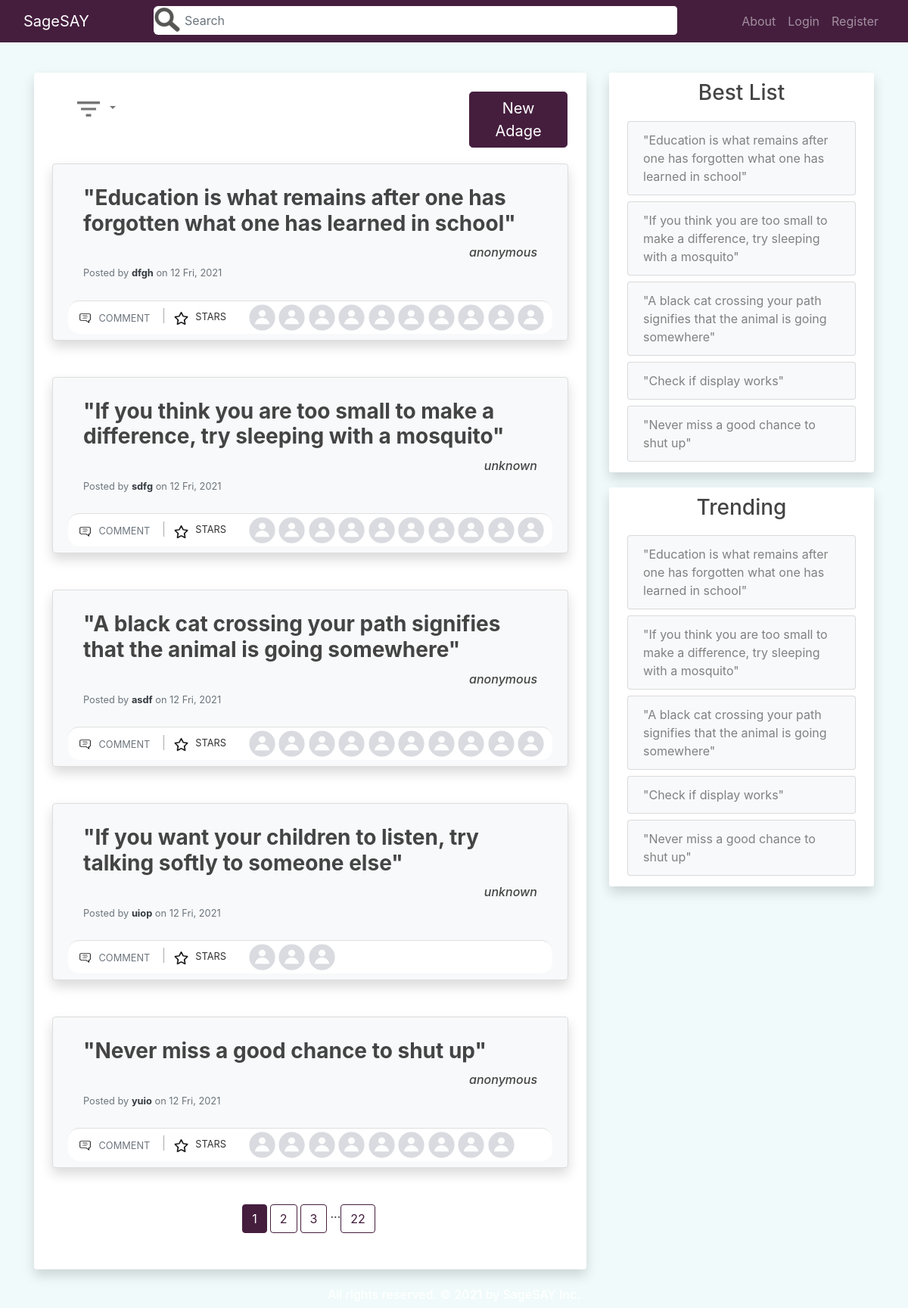
The page /home on the database its author committed.
### quotes_app/models.py (models this page shows, shortened)
class User(db.Model, UserMixin):
    id = db.Column(db.Integer, primary_key=True)
    username = db.Column(db.String(20), unique=True, nullable=False)
    email = db.Column(db.String(120), unique=True, nullable=False)
    image_file = db.Column(db.String(20), nullable=False, default='default.jpg')
    password = db.Column(db.String(60), nullable=False)
    posts = db.relationship('Post', backref='posted_by', lazy=True)
    comments = db.relationship('Comment', backref='comment_author', lazy=True)
    likes = db.relationship('Like', backref='like_author', lazy=True)
    more_info = db.relationship('MoreInfoUser', backref='info_author', lazy=True)
    like_comments = db.relationship('LikeComment', backref='like_comment_author', lazy=True)

class Post(db.Model):
    id = db.Column(db.Integer, primary_key=True)
    author = db.Column(db.String(100), nullable=False, default='Anonymous')
    content = db.Column(db.Text, nullable=False)
    date_posted = db.Column(db.DateTime, nullable=False, default=dt.utcnow)
    user_id = db.Column(db.Integer, db.ForeignKey('user.id'), nullable=False)
    comments = db.relationship('Comment', backref='comment_post', lazy=True)
    likes = db.relationship('Like', backref='like_post', lazy=True)

### quotes_app/main/routes.py (the view, shortened to what this page needs)
@main.route("/", methods=['GET', 'POST'])
@main.route("/home", methods=['GET', 'POST'])
def home():
    schform = SearchForm()
    page = request.args.get('page', 1, type=int)
    sort = request.args.get('srt', 'n', type=str)
    if schform.schsubmit.data and schform.validate_on_submit():
        if schform.query.data != '':
            return redirect(url_for('main.home', sch=schform.query.data))
        else:
            return redirect(url_for('main.home', page=page, srt=sort))
    post_id = request.args.get('star', type=int)
    search = request.args.get('sch', type=str)
    posts = prepare_posts(search, sort)
    num_pages = prepare_num_pages(posts, page, PER_PAGE)
    posts_data = prepare_posts_display(posts[(page-1)*PER_PAGE:page*PER_PAGE], 10)
    best_posts = get_best_posts(BEST_TREND)
    trend_posts = get_trending(BEST_TREND)
    if search:
        schform.query.data = search
    return render_template('main/home.html', posts_data=posts_data, num_pages=num_pages,
        schform=schform, best_posts=best_posts, trend_posts=trend_posts, page=page,
        search=search, sort=sort)

### quotes_app/main/forms.py
class SearchForm(FlaskForm):
    query = StringField('Search')
    schsubmit = SubmitField('Go')

### quotes_app/main/utils.py (called while the page is built, shortened)
def prepare_posts_display(posts, size):
    posts_data = []
    for post in posts:
        post_info = []
        likes = Like.query.filter_by(like_post=post).limit(size).all()
        for like in likes:
            post_info.append(User.query.get(like.user_id))
        post_info.append(post)
        starred = None
        if current_user.is_authenticated:
            starred = Like.query.filter_by(like_post=post, like_author=current_user).first()
        if starred:
            post_info.append(True)
        else:
            post_info.append(False)
        posts_data.append(post_info)
    return posts_data

def prepare_posts(search, sort):
    if sort not in ['n', 't', 'tr']:
        abort(400)
    if search:
        posts = Post.query.filter(Post.content.like("%{}%".format(search)))
    else:
        posts = Post.query
    if sort == 'n':
        posts = posts.order_by(Post.date_posted.desc()).all()
    elif sort == 't':
        sub_query = Like.query.with_entities(Like.post_id,
            func.count(Like.user_id).label('sum_likes')).group_by(Like.post_id).subquery()
        posts = posts.with_entities(Post).join(sub_query,Post.id==sub_query.c.post_id,
            isouter=True).order_by(sub_query.c.sum_likes.desc(),
            Post.date_posted.desc()).all()
    return posts

def is_valid_page(posts, page, per_page):
    len_posts = len(posts)
    if page <= 0 or per_page <= 0 or (len_posts == 0 and page != 1):
        return False
    if len_posts % per_page == 0:
        if len_posts // per_page < page and len_posts > 0:
            return False
    else:
        if len_posts // per_page + 1 < page:
            return False
    return True

def get_best_posts(size):
    sub_query = Like.query.with_entities(Like.post_id,
        func.count(Like.user_id).label('sum_likes')).group_by(Like.post_id).subquery()
    posts = Post.query.with_entities(Post).join(sub_query,
        Post.id==sub_query.c.post_id,isouter=True).order_by(sub_query.c.sum_likes.desc(),
        Post.date_posted.desc()).limit(size).all()
    return posts

### quotes_app/templates/main/home.html (shortened to what this page needs)
{% extends "main/layout.html" %}
{% block content %}
<div class="col-md-8">
    <div class="mx-auto">
        <div class="container py-4 px-4 mb-4 bg-white shadow rounded overflow-hidden">
            <div class="card rounded card-nf bg-white p-0">
                <div class="card-body p-0">
                    <div class="d-flex flex-wrap">
                        <div class="ml-1 mr-auto">
                            <div class="dropdown">
                                <button class="btn btn-filter btn-order p-0 dropdown-toggle" type="button" id="dropdownMenuButton" data-toggle="dropdown" aria-haspopup="true" aria-expanded="false">
                                    <img src="{{ url_for('static', filename='icons_photos/filter.png') }}" width="40" height="40">
                                </button>
                            </div>
                        </div>
                        <div class="ml-auto">
                            <a href="{{ url_for('posts.new_post') }}" class="btn btn-lg btn-order btn-violet m-0" role="button" aria-pressed="true">New Adage</a>
                        </div>
                    </div>
                </div>
            </div>
            {% for post in posts_data %}
                <div class="card rounded shadow bg-light py-2 mb-5">
                    <div class="card-body">
                        <div class="row">
                            <div class="col-12 link-post-content">
                                <a href="{{ url_for('posts.post', post_id=post[-2].id) }}"><h3 class="card-title "><b>"{{ post[-2].content | safe }}"</b></h3></a>
                            </div>
                            <div class="col-12 d-flex justify-content-end text-center">
                                <h6><i>{{ post[-2].author }}</i></h6>
                            </div>
                            <div class="col mt-2">
                                <h6 class="card-subtitle mb-2 text-muted">
                                    <p class="card-text text-muted small"> Posted by <a href="{{ url_for('users.user_profile', username=post[-2].posted_by.username) }}" class="font-weight-bold text-dark"> {{ post[-2].posted_by.username }}</a> on {{ post[-2].date_posted.strftime('%-d %a, %Y') }}</p>
                                </h6>
                            </div>
                        </div>
                    </div>
                    <div class="card-footer bg-white p-1">
                        <div class="row">
                            <div class="col-md-auto ">
                                <a href="{{ url_for('posts.post', post_id=post[-2].id) }}" class="btn btn-outlined btn-black text-muted bg-transparent p-1 ml-1 mr-2" data-wow-delay="0.7s">
                                    <img src="{{ url_for('static', filename='icons_photos/comment.png') }}" class="mr-1 " width="19" height="19">
                                    <small>COMMENT</small>
                                </a>
                                {% if search %}
                                    <a href="{{ url_for('main.home', page=page, star=post[-2].id, sch=search, srt=sort) }}" class="btn btn-outlined btn-black text-muted bg-transparent p-1 ml-2 mr-0" data-wow-delay="0.7s"></a>
                                {% else %}
                                    <a href="{{ url_for('main.home', page=page, star=post[-2].id, srt=sort) }}" class="btn btn-outlined btn-black text-muted bg-transparent p-1 ml-2 mr-0" data-wow-delay="0.7s">
                                {% endif %}
                                {% if post[-1] == True %}
                                    <img src="{{ url_for('static', filename='icons_photos/christmas-star.png') }}" width="19" height="19">
                                {% else %}
                                    <img src="{{ url_for('static', filename='icons_photos/star.png') }}" width="19" height="19">
                                {% endif %}
                                </a>
                                <small>STARS</small>
                            </div>
                            <div class="col-md-auto">
                                <ul class="list-inline mb-0">
                                    {% for user in post[:-2] %}
                                    <li class="list-inline-item">
                                        <a href="{{ url_for('users.user_profile', username=user.username) }}">
                                            <img src="{{ url_for('static', filename='profile_pics/' + user.image_file) }}" alt="DP" class=" rounded-circle" width="35" height="35">
                                        </a>
                                    </li>
                                    {% endfor %}
                                </ul>
                            </div>
                        </div>
                    </div>
                </div>
            {% endfor %}
            <div class="container d-flex justify-content-center">
                {% for page_num in num_pages %}
                    {% if page_num %}
                        {% if page == page_num %}
                            {% if search %}
                                <a class="mr-1 mb-4 btn btn-violet" href="{{ url_for('main.home', page=page_num, sch=search, srt=sort) }}">{{ page_num }}</a>
                            {% else %}
                                <a class="mr-1 mb-4 btn btn-violet" href="{{ url_for('main.home', page=page_num, srt=sort) }}">{{ page_num }}</a>
                            {% endif %}
                        {% else %}
                            {% if search %}
                                <a class="mr-1 mb-4 btn btn-outline-violet" href="{{ url_for('main.home', page=page_num, sch=search, srt=sort) }}">{{ page_num }}</a>
                            {% else %}
                                <a class="mr-1 mb-4 btn btn-outline-violet" href="{{ url_for('main.home', page=page_num, srt=sort) }}">{{ page_num }}</a>
                            {% endif %}
                        {% endif %}
                    {% else %}
                        ...
                    {% endif %}
                {% endfor %}
            </div>
        </div>
    </div>
</div>
<div class="col-md-4">
    <div class="content-section shadow">
        <div class="mb-3 text-center">
            <h3>Best List</h3>
        </div>
        <ul class="list-group">
            {% if not best_posts %}
                <a href="{{ url_for('posts.new_post') }}"><li class="list-group-item list-group-item-light">No Adages. Add one.</li></a>
            {% else %}
                {% for post in best_posts %}
                    <a href="{{ url_for('posts.post', post_id=post.id) }}" class="p-1"><li class="list-group-item list-group-item-light">"{{ post.content | safe }}"</li></a>
                {% endfor %}
            {% endif %}
        </ul>
    </div>
    <div class="content-section shadow">
        <div class="mb-3 text-center">
            <h3>Trending</h3>
        </div>
        <ul class="list-group">
            {% if not trend_posts %}
            <a href="{{ url_for('posts.new_post') }}"><li class="list-group-item list-group-item-light">No activity. Add an Adage or give a star.</li></a>
            {% else %}
                {% for post in trend_posts %}
                <a href="{{ url_for('posts.post', post_id=post.id) }}" class="p-1"><li class="list-group-item list-group-item-light">"{{ post.content | safe }}"</li></a>
                {% endfor %}
            {% endif %}
        </ul>
    </div>
</div>
{% endblock content %}

### quotes_app/static/css/main.css (style rules this page uses)
html { height: 100%; }
body { height: 100%; display: flex; flex-direction: column; background: #f0fafa; color: #333333; margin-top: 6rem; background-repeat: no-repeat; background-attachment: fixed; background-size: cover; }
h1, h2, h3, h4, h5, h6 { color: #444444; }
a, a:active, a:focus, button, button:active, button:focus { outline: none; }
.btn-outline-violet { color: #451e3e; border-color: #451e3e !important; }
.btn-violet { color: white; border-color: #451e3e !important; background-color: #451e3e; }
.btn-filter { border-color: white; color: #777777; }
.btn-order { min-height: 45px; min-width: 102px; max-width: 130px; }
.btn-lg { padding: .375rem .75rem; }
.list-group a { text-decoration: none; }
.list-group-item-light { background-color: #f8f9fa; }
.link-post-content a { color: #444444; text-decoration: none; }
.content-section { background: #ffffff; padding: 10px 20px; border-radius: 3px; margin-bottom: 20px; }
.card-footer:last-child { border-radius: 15px; }
.card { background: #451e3e; padding: 10px 20px; border: 1px solid #dddddd; border-radius: 8px; margin-bottom: 20px; }
.card-nf { border: 1px solid white; }
.btn { border-color: white; -webkit-box-shadow: none; box-shadow: none; }
.form-control { border-color: white; -webkit-box-shadow: none; box-shadow: none; }
.list-inline-item:not(:last-child) { margin-right: 0px; }

### rows shown on the page
User: content "Education is what remains after one has forgotten what one has learned in school", author "anonymous", username "dfgh", date_posted "12 Fri, 2021", shows a picture, image_file (placeholder picture), content "If you think you are too small to make a difference, try sleeping with a mosquito", author "unknown", username "sdfg", content "A black cat crossing your path signifies that the animal is going somewhere", username "asdf", content "If you want your children to listen, try talking softly to someone else", username "uiop", content "Never miss a good chance to shut up", username "yuio"
User: image_file (placeholder picture)
User: image_file (placeholder picture)
User: image_file (placeholder picture)
User: image_file (placeholder picture)
User: image_file (placeholder picture)
User: image_file (placeholder picture)
User: image_file (placeholder picture)
User: image_file (placeholder picture)
User: image_file (placeholder picture)
Post: content "Education is what remains after one has forgotten what one has learned in school"
Post: content "If you think you are too small to make a difference, try sleeping with a mosquito"
Post: content "A black cat crossing your path signifies that the animal is going somewhere"
Post: content "Check if display works"
Post: content "Never miss a good chance to shut up"

### other values the page prints
{{ page_num }} "1"
{{ page_num }} "2" "3" "22"
